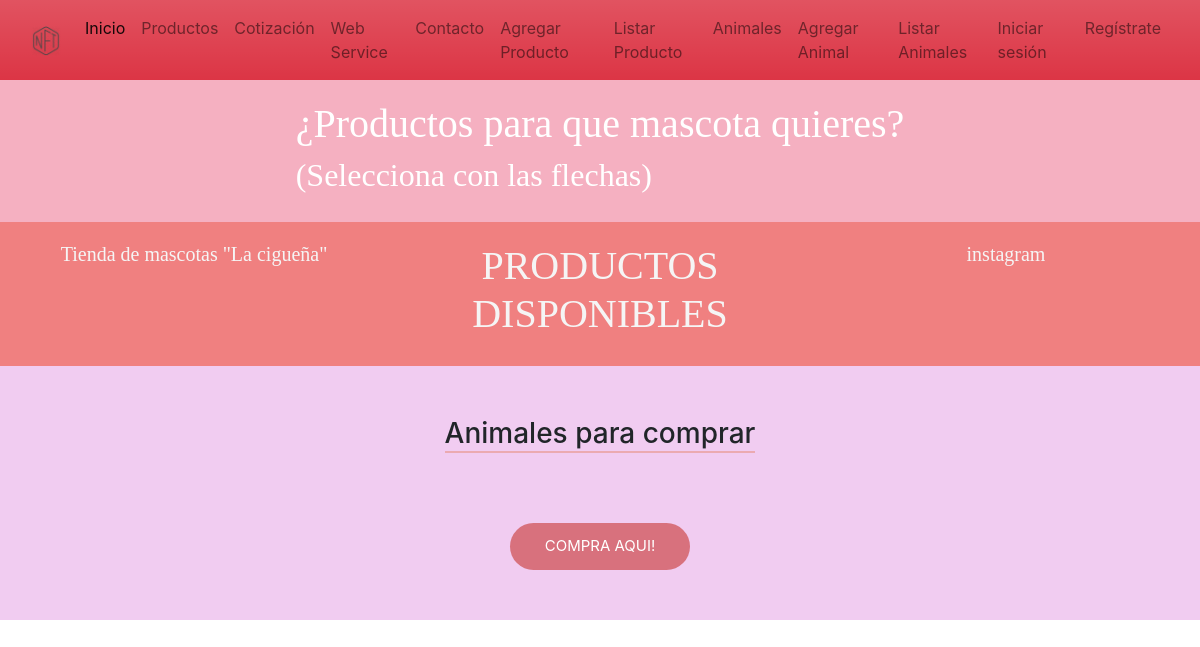
Page /animales/ on the earlier database version.
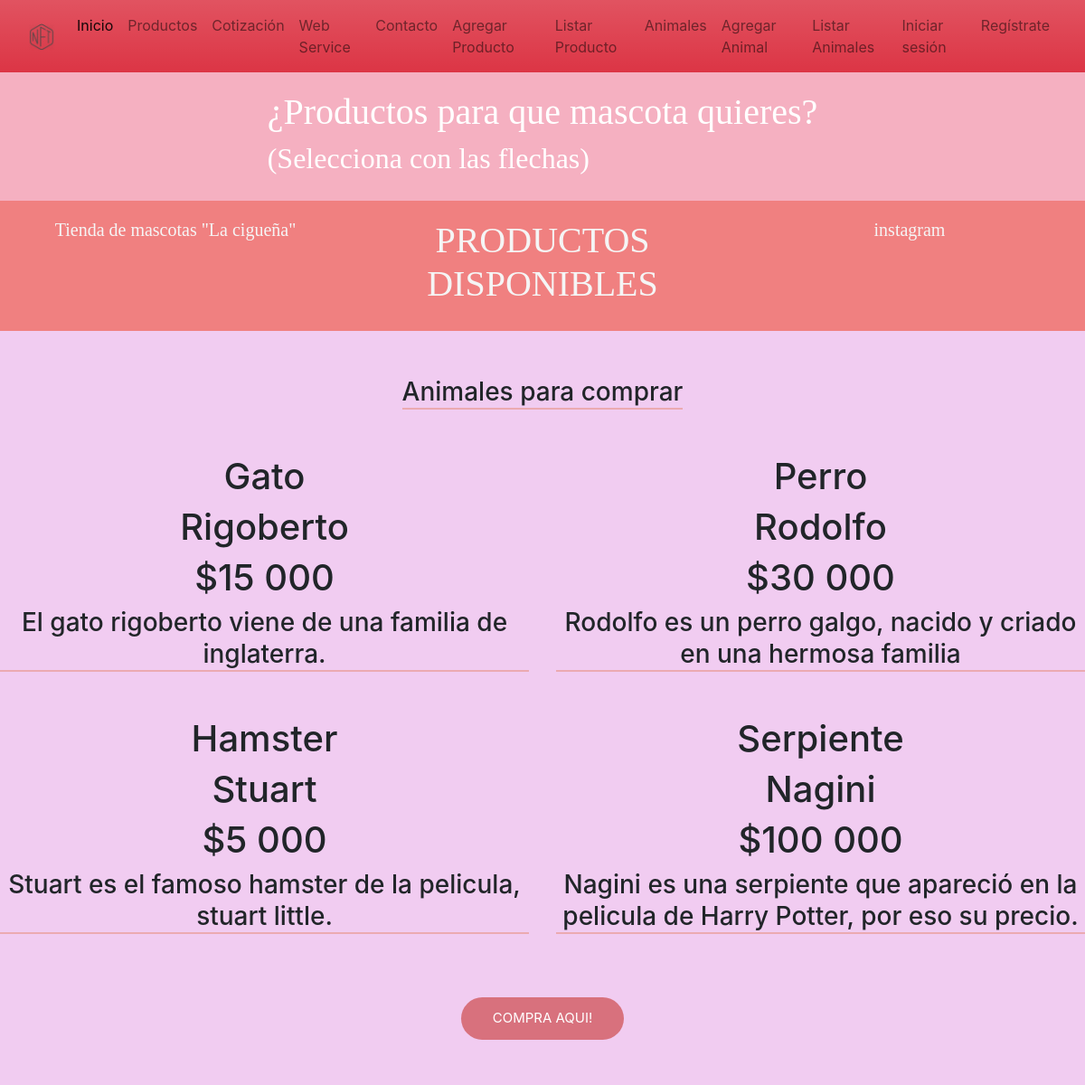
Same page on the later database version.
### app/models.py (models this page shows, shortened)
class Animal(models.Model):
    nombreA = models.CharField(max_length=50)
    precio = models.IntegerField()
    descripcion = models.TextField()
    tipo_animal = models.ForeignKey(Tipo_animal, on_delete=models.PROTECT)

class Tipo_animal(models.Model):
    nombreA = models.CharField(max_length=50)
    def __str__(self):
        return self.nombreA

### app/views.py (the view)
# urls.py: path('animales/', animales, name="animales"),
def animales(request):
    animales = Animal.objects.all()
    data = {
        'animales': animales
    }
    return render(request, 'app/animales.html',data)

### app/templates/app/animales.html
{% extends 'app/base.html' %}
{% load static %}
{% block contenido %}
<section class="contenido3">
    <div class="comprar">
      <h1> ¿Productos para que mascota quieres?</h1>
      <h2>(Selecciona con las flechas)</h2>
    </div>
  </section>
  <section class="contenido">
    <div class="texto">
        <h5><a> Tienda de mascotas "La cigueña" </a></h5>
    </div>
    <div class="nombre">
        <h1> PRODUCTOS DISPONIBLES</h1>
    </div>
    <div class="redes_sociales">
        <h5>
            <a> instagram </a>
        </h5>
    </div>
</section>
  {% load humanize %}
  <section>
    <div id="work" class="portfolio">
        <div class="container2">
            <div class="row">
                <div class="col-lg-12 col-lg-offset-1 text-center text">
                    <h3>Animales para comprar</h3>
                    <div class="row">
                        {% for p in animales %}
                        <div class="col-md-6 col-sm-6">
                            <h1> {{ p.tipo_animal | capfirst }}  </h1>
                            <h1> {{ p.nombreA | title }}  </h1>
                            <h1> ${{ p.precio | intcomma }}  </h1>
                            <h3> {{ p.descripcion | capfirst }}  </h3>
                        </div>
                        {% endfor %}
                    </div>
                    <a href="{% url 'productos' %}" class="view-more">COMPRA AQUI!</a>
                </div>
            </div>
        </div>
    </div>
</section>
{% endblock %}

### app/templates/app/base.html (shortened to what this page needs)
<!DOCTYPE html>
<html lang="es">
<head>
    <link href="https://cdn.jsdelivr.net/npm/bootstrap@5.1.3/dist/css/bootstrap.min.css" rel="stylesheet"
>
    {% load static %}
    <link rel="stylesheet" href="https://cdn.jsdelivr.net/npm/bootstrap@4.3.1/dist/css/bootstrap.min.css">
    <link rel="stylesheet" href="{% static 'app/css/estilos.css' %}">
</head>
<body>
    <div class="contenedor">
        <nav class="navbar navbar-expand-lg navbar-light bg-danger bg-gradient">
            <div class="container-fluid">
                <a class="navbar-brand" href="#"><img src="{% static 'app/img/nft.png' %}" id="logo1" alt="logo_nft" width="30"></a>
                <div class="collapse navbar-collapse" id="navbarSupportedContent">
                    <ul class="navbar-nav me-auto mb-2 mb-lg-0">
                        <li class="nav-item">
                            <a class="nav-link active" aria-current="page" href="{% url 'home' %}">Inicio</a>
                        </li>
                        <li class="nav-item">
                            <a class="nav-link" href="{% url 'productos' %}">Productos</a>
                        </li>
                        <li class="nav-item">
                            <a class="nav-link" href="{% url 'cotizacion' %}">Cotización</a>
                        </li>
                        <li class="nav-item">
                            <a class="nav-link" href="{% url 'webService' %}">Web Service</a>
                        </li>
                        <li class="nav-item">
                            <a class="nav-link" href="{% url 'contacto' %}">Contacto</a>
                        </li>
                        <li class="nav-item">
                            <a class="nav-link" href="{% url 'agregar_producto' %}">Agregar Producto</a>
                        </li>
                        <li class="nav-item">
                            <a class="nav-link" href="{% url 'listar_productos' %}">Listar Producto</a>
                        </li>
                        <li class="nav-item">
                            <a class="nav-link" href="{% url 'animales' %}">Animales</a>
                        </li>
                        <li class="nav-item">
                            <a class="nav-link" href="{% url 'agregar_animal' %}">Agregar Animal</a>
                        </li>
                        <li class="nav-item">
                            <a class="nav-link" href="{% url 'listar_animales' %}">Listar Animales</a>
                        </li>
                        {% if user.is_authenticated %}
                        <li class="nav-item">
                            <a class="nav-link" href="{% url 'logout' %}">Cerrar sesión</a>
                        </li>
                        <li class="nav-item">
                            <a class="nav-link" href="#">@{{ user.username }}</a>
                        </li>
                        {% else %}
                        <li class="nav-item">
                            <a class="nav-link" href="{% url 'login' %}">Iniciar sesión</a>
                        </li>
                        <li class="nav-item">
                            <a class="nav-link" href="{% url 'registro' %}">Regístrate</a>
                        </li>
                        {% endif %}
                    </ul>
                </div>
            </div>
        </nav>
    </div>
    <div id="contenido">
        {% block contenido %}
        {% endblock %}
    </div>
</body>
</html>

### app/static/app/css/estilos.css (style rules this page uses)
.contenedor { display: block; }
#logo1 { width: "30"; height: "24"; alt: ""; }
.contenido { display: flex; background-color: lightcoral; color: whitesmoke; width: 100%; padding: 20px; font-family: verdana; font-weight: bold; }
.texto { width: 30%; text-align: center; }
.nombre { width: 40%; text-align: center; }
.redes_sociales { width: 30%; text-align: center; }
.portfolio { padding: 50px 0; background-color: rgba(202, 58, 202, 0.26); float: left; width: 100%; }
.portfolio h3 { margin-top: 0px; margin-bottom: 50px; border-bottom: 2px solid #ebaab1; display: inline-block; line-height: 35px; }
.view-more { padding: 12px 35px; color: #ffffff; text-decoration: none; display: inline-block; border-radius: 25px 25px 25px 25px; font-size: 15px; background-color: #d8717d; margin-top: 20px; }
.contenido3 { display: flex; background-color: rgb(245, 176, 193); color: white; width: 100%; padding: 20px; font-family: verdana; font-weight: bold; }
.comprar { margin-left: auto; margin-right: auto; }

Differences in the rows shown:
added Animal: tipo_animal "Gato", nombreA "Rigoberto", precio "15 000", descripcion "El gato rigoberto viene de una familia de inglaterra."
added Animal: tipo_animal "Perro", nombreA "Rodolfo", precio "30 000", descripcion "Rodolfo es un perro galgo, nacido y criado en una hermosa familia"
added Animal: tipo_animal "Hamster", nombreA "Stuart", precio "5 000", descripcion "Stuart es el famoso hamster de la pelicula, stuart little."
added Animal: tipo_animal "Serpiente", nombreA "Nagini", precio "100 000", descripcion "Nagini es una serpiente que apareció en la pelicula de Harry Potter, por eso su precio."
